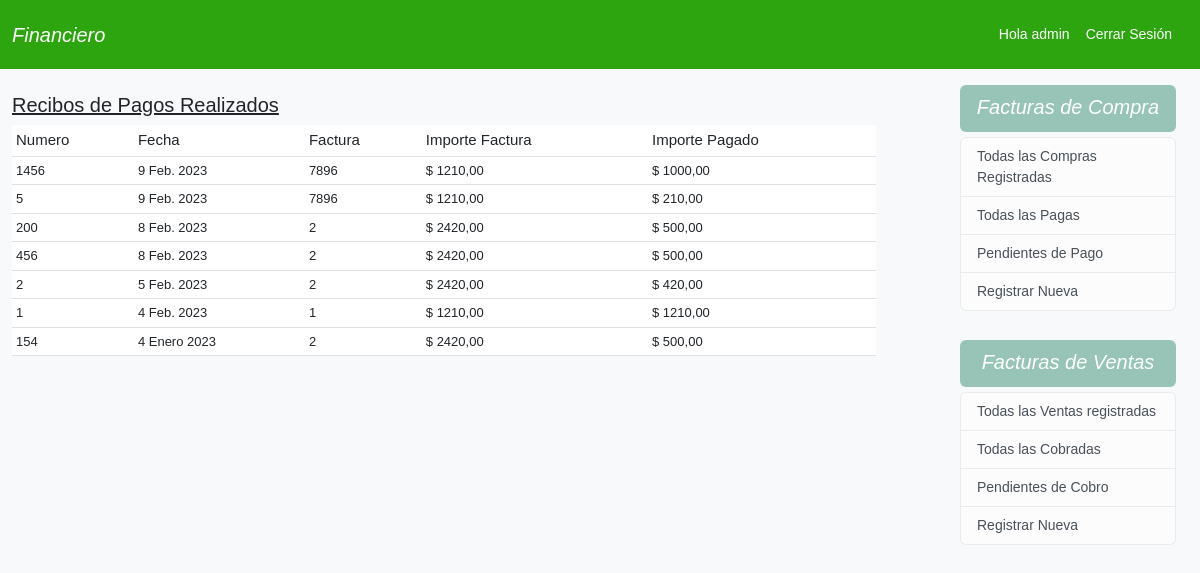
Screenshot of /recibos/ (signed in) with the database file from the repository.
### comprobantes/models.py (models this page shows, shortened)
class Recibo(models.Model):
    numero = models.CharField(max_length=15, verbose_name = 'Número de recibo')
    fecha = models.DateField()
    factura_id = models.ForeignKey(Factura,verbose_name='Nº Factura apagar',related_name='recibos',        on_delete=models.CASCADE)
    importe_pagado = models.DecimalField(max_digits=10, decimal_places=2, default=0)
    class Meta:
        ordering = ('-fecha',)
    @property
    def importe_factura(self):
        return self.factura_id.importe_total

class Factura(models.Model):
    numero = models.CharField(max_length=15)
    fecha = models.DateField()
    razon_social = models.ForeignKey(Proveedores, on_delete=models.CASCADE, verbose_name='Razón Social')
    importe = models.DecimalField(max_digits=10, decimal_places=2)
    iva = models.DecimalField(max_digits=4, decimal_places=2, default=21.0, verbose_name='% IVA')
    estado = models.BooleanField(default=False)
    created = models.DateField(auto_now_add=True)
    updated = models.DateField(auto_now=True)
    @property
    def importe_total(self):
        return self.importe + (self.importe * self.iva/100)
    def __str__(self):
        return self.numero

### comprobantes/views.py (the view)
# urls.py: path('recibos/', ReciboView.as_view(), name='recibos'), # Done
class ReciboView(View):
    def get(self, request, *args, **kwargs):
        recibos = Recibo.objects.all()
        return render(request, 'comprobantes/recibos.html', { 'recibos':recibos })

### comprobantes/templates/comprobantes/recibos.html (shortened to what this page needs)
{% extends 'comprobantes/base.html' %}
{% block content %}
<div class="container">
    <br>
    {% if recibos %}
    <table class="table table-sm table-hover">
        <h3 style="font-size: 20px;text-decoration: underline;">Recibos de Pagos Realizados</h3>
        <thead style="background-color: #d1e7dd">
            <th style="font-weight: 500;font-size:15px;">Numero</th>
            <th style="font-weight: 500;font-size:15px;">Fecha</th>
            <th style="font-weight: 500;font-size:15px;">Factura</th>
            <th style="font-weight: 500;font-size:15px;">Importe Factura</th>
            <th style="font-weight: 500;font-size:15px;">Importe Pagado</th>
        </thead>
        <tbody>
            {% for recibo in recibos %}
            <td style="font-size:13px;">{{ recibo.numero }}</td>
            <td style="font-size:13px;">{{ recibo.fecha }}</td>
            <td style="font-size:13px;">{{ recibo.factura_id }}</td>
            <td style="font-size:13px;">$ {{ recibo.importe_factura|floatformat:2 }}</td>
            <td style="font-size:13px;">$ {{ recibo.importe_pagado|floatformat:2}}</td>
       </tbody>
            {% endfor %}
    </table>
    {% else %}
    <p>No hay facturas ingresadas</p>
    {% endif %}
</div>
{% endblock %}

### comprobantes/templates/comprobantes/base.html (shortened to what this page needs)
<!doctype html>
{% load static %}
<html lang="es">
  <head>
    <link href="https://cdn.jsdelivr.net/npm/bootstrap@5.3.0-alpha1/dist/css/bootstrap.min.css" rel="stylesheet">
    <link rel="stylesheet" href="https://cdn.jsdelivr.net/npm/bootstrap-icons@1.10.3/font/bootstrap-icons.css">
    <link rel="stylesheet" href="{% static 'css/estilos.css' %}">
  </head>
  <body>
    <nav class="navbar navbar-expand-lg" style="background-color: rgb(44, 165, 14);">
        <div class="container-fluid">
          <a class="navbar-brand" style="color: white; margin-right: 20px;" href="{% url 'home' %}">Financiero</a>
          <div class="collapse navbar-collapse" id="navbarNav">
            <ul class="navbar nav ms-auto mb-2 mb-lg-0">
              {% if request.user.is_authenticated %}
              <li class="nav-item">
                <a style="color:white; margin-left: 40px; font-size: 14px; text-decoration: none;">Hola {{ user.username }}</a>
              </li>
              <li class="nav-item">
                <a class="nav-link" style="color:white;" href={% url 'logout' %}>Cerrar Sesión</a>
              </li>
            {% endif %}
            </ul>
          </div>
        </div>
      </nav>
      <seccion class="row g-5">
      <div class="col-md-9">
        {% block content %}
        {% endblock %}
      </div>
      {% if request.user.is_authenticated %}
        <aside class="col-md-3 mt-3">
            <div class="p-4 pt-0 mt-5">
              <div class="rounded" style="background-color: rgb(151, 196, 182);margin-top: 5px; padding-top: 10px; padding-bottom: 5px;margin-bottom: 5px;">
              <h5 class="fst-italic" style="color: white;text-align: center;">Facturas de Compra</h5>
              </div>
              <div class="list-group">
                <a href="{% url 'facturas-list' %}" class="list-group-item list-group-item-action list-group-item-light" style="font-size: 14px; font-weight: 300;">Todas las Compras Registradas</a>
                <a href="{% url 'facturas-pagas' %}" class="list-group-item list-group-item-action list-group-item-light" style="font-size: 14px; font-weight: 300;">Todas las Pagas</a>
                <a href="{% url 'facturas-con-saldo' %}" class="list-group-item list-group-item-action list-group-item-light" style="font-size: 14px; font-weight: 300;">Pendientes de Pago</a>
                <a href="{% url 'factura-nueva' %}" class="list-group-item list-group-item-action list-group-item-light" style="font-size: 14px; font-weight: 300;">Registrar Nueva</a>
              </div>
            </div>
            <div class="p-4 pt-0 mt-0">
              <div class="rounded" style="background-color: rgb(151, 196, 182);margin-top: 5px; padding-top: 10px; padding-bottom: 5px;margin-bottom: 5px;">
              <h5 class="fst-italic" style="color:white;text-align: center;">Facturas de Ventas</h5>
              </div>
              <div class="list-group">
                <a href="{% url 'facturas-venta-list' %}" class="list-group-item list-group-item-action list-group-item-light" style="font-size: 14px; font-weight: 300;">Todas las Ventas registradas</a>
                <a href="{% url 'factura-venta-cobradas' %}" class="list-group-item list-group-item-action list-group-item-light" style="font-size: 14px; font-weight: 300;">Todas las Cobradas</a>
                <a href="{% url 'factura-venta-no-cobradas' %}" class="list-group-item list-group-item-action list-group-item-light" style="font-size: 14px; font-weight: 300;">Pendientes de Cobro</a>
                <a href="{% url 'factura-venta-nueva' %}" class="list-group-item list-group-item-action list-group-item-light" style="font-size: 14px; font-weight: 300;">Registrar Nueva</a>
              </div>
            </div>
        </aside>
        {% endif %}
        </seccion>
  </body>
</html>

### usuarios/static/css/estilos.css (style rules this page uses)
body { font-family: Arial, Helvetica, sans-serif; background-color: rgb(248, 249, 250); }
li.nav-item { font-size: 14px; }
.nav-link { text-align: center; }
.navbar-brand { font-size: 20px; color: blue; font-style: italic; }

### comprobantes/templates/comprobantes/base.html (style rules this page uses)
body { font-family: Arial, Helvetica, sans-serif; }

### rows the page displays
Recibo: numero "1456", fecha "9 Feb. 2023", factura_id "7896", importe_factura "1210,00", importe_pagado "1000,00"
Recibo: numero "5", fecha "9 Feb. 2023", factura_id "7896", importe_factura "1210,00", importe_pagado "210,00"
Recibo: numero "200", fecha "8 Feb. 2023", factura_id "2", importe_factura "2420,00", importe_pagado "500,00"
Recibo: numero "456", fecha "8 Feb. 2023", factura_id "2", importe_factura "2420,00", importe_pagado "500,00"
Recibo: numero "2", fecha "5 Feb. 2023", factura_id "2", importe_factura "2420,00", importe_pagado "420,00"
Recibo: numero "1", fecha "4 Feb. 2023", factura_id "1", importe_factura "1210,00", importe_pagado "1210,00"
Recibo: numero "154", fecha "4 Enero 2023", factura_id "2", importe_factura "2420,00", importe_pagado "500,00"

### other values shown
{{ user.username }} "admin"
